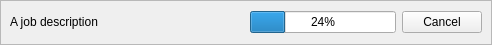
<?xml version="1.0" encoding="UTF-8"?>
<ui version="4.0">
 <class>Form</class>
 <widget class="QWidget" name="Form">
  <property name="geometry">
   <rect>
    <x>0</x>
    <y>0</y>
    <width>492</width>
    <height>45</height>
   </rect>
  </property>
  <property name="windowTitle">
   <string>Form</string>
  </property>
  <layout class="QVBoxLayout" name="verticalLayout_2">
   <property name="leftMargin">
    <number>0</number>
   </property>
   <property name="topMargin">
    <number>0</number>
   </property>
   <property name="rightMargin">
    <number>0</number>
   </property>
   <property name="bottomMargin">
    <number>0</number>
   </property>
   <item>
    <widget class="QFrame" name="frame">
     <property name="frameShape">
      <enum>QFrame::StyledPanel</enum>
     </property>
     <property name="frameShadow">
      <enum>QFrame::Raised</enum>
     </property>
     <layout class="QVBoxLayout" name="verticalLayout">
      <item>
       <layout class="QHBoxLayout" name="horizontalLayout">
        <item>
         <widget class="QLabel" name="lbl_job_description">
          <property name="frameShape">
           <enum>QFrame::NoFrame</enum>
          </property>
          <property name="text">
           <string>A job description</string>
          </property>
         </widget>
        </item>
        <item>
         <spacer name="horizontalSpacer">
          <property name="orientation">
           <enum>Qt::Horizontal</enum>
          </property>
          <property name="sizeHint" stdset="0">
           <size>
            <width>40</width>
            <height>20</height>
           </size>
          </property>
         </spacer>
        </item>
        <item>
         <widget class="QProgressBar" name="progress_bar_job">
          <property name="value">
           <number>24</number>
          </property>
         </widget>
        </item>
        <item>
         <widget class="QPushButton" name="btn_cancel_job">
          <property name="text">
           <string>Cancel</string>
          </property>
         </widget>
        </item>
       </layout>
      </item>
     </layout>
    </widget>
   </item>
  </layout>
 </widget>
 <resources/>
 <connections/>
</ui>
